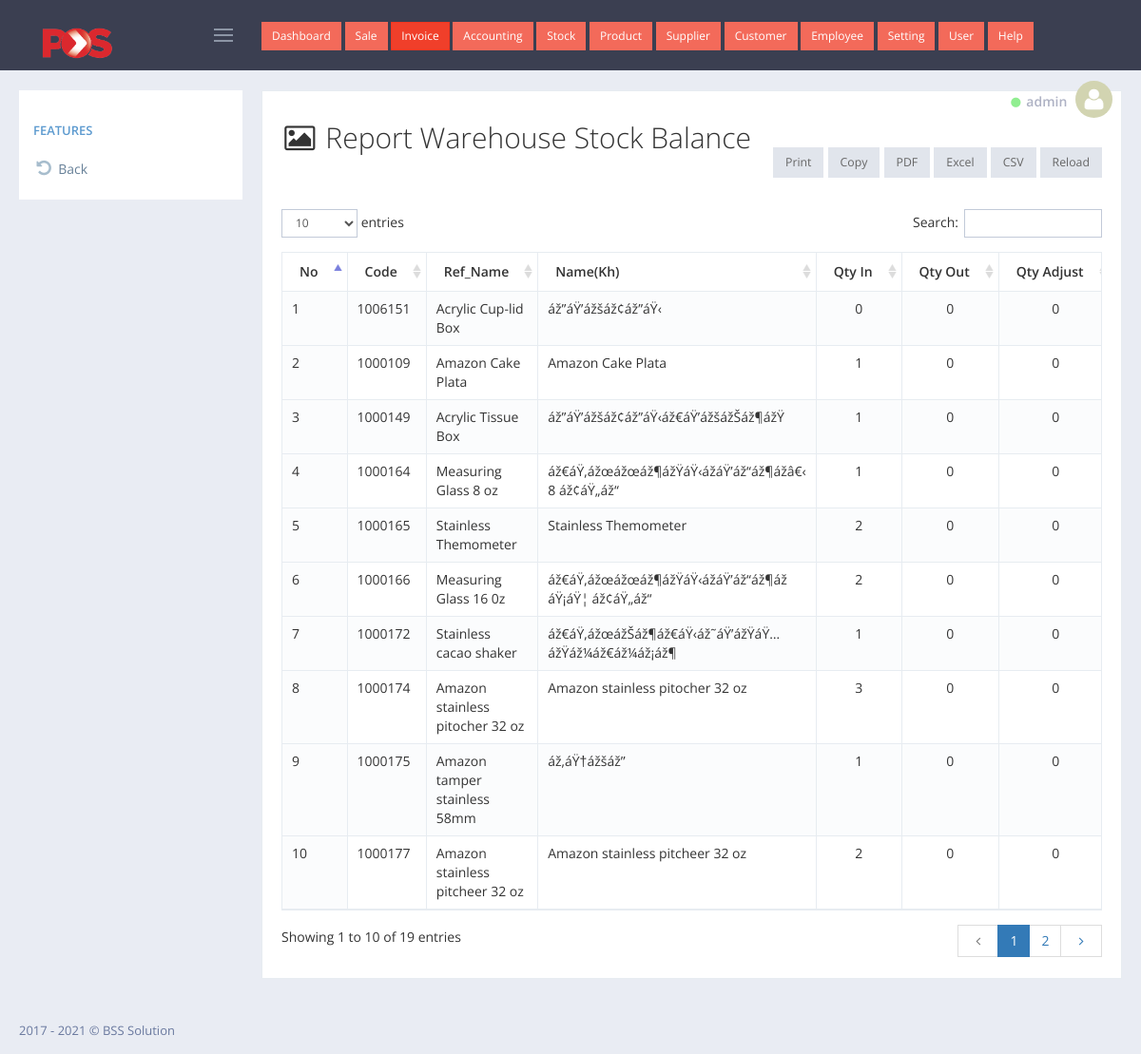
Screenshot of /admin/report_stock_warehouse_list/stock_balance.php (signed in) with the database file from the repository.
### tables this page shows
CREATE TABLE `tbl_pos_invoice` (
  `transaction_id` int(6) UNSIGNED ZEROFILL NOT NULL,
  `inv_no` int(200) NOT NULL,
  `cashier_name` varchar(100) NOT NULL,
  `user_id` int(11) NOT NULL,
  `cus` int(11) NOT NULL,
  `date_sell` date NOT NULL,
  `amount` decimal(10,2) NOT NULL,
  `vat` decimal(10,2) NOT NULL,
  `pay_dollar` decimal(10,2) NOT NULL,
  `pay_riel` varchar(111) NOT NULL
);

CREATE TABLE `tbl_pos_product` (
  `pro_id` int(200) NOT NULL,
  `code` varchar(200) NOT NULL,
  `ref` varchar(200) NOT NULL,
  `paket` varchar(100) NOT NULL,
  `name_en` varchar(200) NOT NULL,
  `name_kh` varchar(200) NOT NULL,
  `price_dolla` decimal(10,2) NOT NULL,
  `price_riel` decimal(10,2) NOT NULL,
  `photo` varchar(200) NOT NULL,
  `note_pro` varchar(200) NOT NULL,
  `cate_id` int(100) NOT NULL
);

### admin/report_stock_warehouse_list/stock_balance.php (the view, shortened to what this page needs)
<?php
    include_once '../../config/database.php';
    include_once '../layout/header.php';
?>
<?php
  $sql = "SELECT *,SUM(whsi_qty_in) AS total_qty_in FROM tbl_pos_product AS A
                          LEFT JOIN tbl_pos_wh_stock_in AS B ON A.pro_id=B.whsi_product_code
                          GROUP BY B.whsi_product_code
                            ";
  $result = $connect->query($sql);
?>
<div class="portlet light bordered">
    <div class="row">
        <div class="col-xs-12">
            <h2><i class="fa fa-image fa-fw"></i> Report Warehouse Stock Balance</h2>
        </div>
    </div>
    <br>
    <br>
    <div class="portlet-body">
        <div id="sample_1_wrapper" class="dataTables_wrapper">
            <table class="table table-striped table-bordered table-hover dataTable dtr-inline " id="sample_2" role="grid" aria-describedby="sample_1_info">
              <thead>
                  <tr>
                      <th>No</th>
                      <th>Code</th>
                      <th>Ref_Name</th>
                      <th>Name(Kh)</th>
                      <th class="text-center">Qty In</th>
                      <th class="text-center">Qty Out</th>
                      <th class="text-center">Qty Adjust</th>
                  </tr>
              </thead>
              <tbody>
                  <?php
                  $i=1;
                      while($row = $result->fetch_assoc())
                      {
                        $v1=$i;
                        $v2=$row["code"];
                        $v3=$row["ref"];
                        $v4=$row["name_kh"];
                    ?>
                    <tr>
                      <td><?php echo $v1;?></td>
                      <td><?php echo $v2;?></td>
                      <td><?php echo $v3;?></td>
                      <td><?php echo $v4;?></td>
                      <td class="text-center">
                        <?php $v_total_sum_qty_stockin =($row['total_qty_in'])?($row['total_qty_in']):("0")  ?>
                        <?php echo number_format($v_total_sum_qty_stockin,0); ?>
                      </td>
                      <td class="text-center">
                        <?php
                          $v_out_id = $row['pro_id']; ;
                          $get_qty_out = $connect->query("SELECT SUM(whso_qty_out) AS total_qty_out FROM  tbl_pos_wh_stock_out WHERE whso_product_code='$v_out_id'");
                          $row_out = mysqli_fetch_assoc($get_qty_out);
                          $v_total_sum_qty_stockout =($row_out['total_qty_out'])?($row_out['total_qty_out']):("0") ;
                          echo number_format($v_total_sum_qty_stockout,0);
                        ?>
                      </td>
                      <td class="text-center">
                        <?php
                          $v_add_id = $row['pro_id'];
                          $get_qty_add = $connect->query("SELECT SUM(whsa_qty_add) AS total_qty_add FROM  tbl_pos_wh_stock_adjust WHERE whsa_product_code='$v_add_id'");
                          $row_add = mysqli_fetch_assoc($get_qty_add);
                          $v_total_sum_qty_add =($row_add['total_qty_add'])?($row_add['total_qty_add']):("0") ;
                          $v_minus_id = $row['pro_id'];
                          $get_qty_minus = $connect->query("SELECT SUM(whsa_qty_minus) AS total_qty_minus FROM  tbl_pos_wh_stock_adjust WHERE whsa_product_code='$v_minus_id'");
                          $row_minus = mysqli_fetch_assoc($get_qty_minus);
                          $v_total_sum_qty_minus =($row_minus['total_qty_minus'])?($row_minus['total_qty_minus']):("0") ;
                          $v_qty_adjust=$v_total_sum_qty_add-$v_total_sum_qty_minus;
                          echo number_format($v_qty_adjust,0);
                        ?>
                      </td>
                    </tr>
                    <?php
                          $i++;
                      }
                    ?>
              </tbody>
            </table>
        </div>
    </div>
</div>
<?php include_once '../layout/footer.php' ?>

### admin/layout/header.php (shortened to what this page needs)
<!DOCTYPE html>
<html lang="en">
    <head>
        <link href="../../assets/global/plugins/font-awesome/css/font-awesome.min.css" rel="stylesheet" type="text/css" />
        <link href="../../assets/global/plugins/simple-line-icons/simple-line-icons.min.css" rel="stylesheet" type="text/css" />
        <link href="../../assets/global/plugins/bootstrap/css/bootstrap.min.css" rel="stylesheet" type="text/css" />
        <link href="../../assets/global/plugins/bootstrap-switch/css/bootstrap-switch.min.css" rel="stylesheet" type="text/css" />
        <link href="../../assets/global/plugins/datatables/datatables.min.css" rel="stylesheet" type="text/css" />
        <link href="../../assets/global/plugins/datatables/plugins/bootstrap/datatables.bootstrap.css" rel="stylesheet" type="text/css" />
        <link href="../../assets/global/plugins/bootstrap-datepicker/css/bootstrap-datepicker3.min.css" rel="stylesheet" type="text/css" />
        <link href="../../assets/global/css/components.min.css" rel="stylesheet" id="style_components" type="text/css" />
        <link href="../../assets/global/css/plugins.min.css" rel="stylesheet" type="text/css" />
        <link href="../../assets/layouts/layout4/css/layout.min.css" rel="stylesheet" type="text/css" />
        <link href="../../assets/layouts/layout4/css/themes/default.min.css" rel="stylesheet" type="text/css" id="style_color" />
        <link href="../../assets/layouts/layout4/css/custom.min.css" rel="stylesheet" type="text/css" />
    </head>
    <body class="page-container-bg-solid page-header-fixed page-sidebar-closed-hide-logo">
        <div class="page-header navbar navbar-fixed-top">
            <div class="page-header-inner ">
                <div class="page-logo">
                    <a href="../../index.php">
                        <img src="../../img/img_logo/Pos_Malaysia_Logo.png" width="100px" alt="logo" class="logo-default" />
                    </a>
                    <div class="menu-toggler sidebar-toggler">
                    </div>
                </div>
                <?php include_once('top_navigation.php') ?>
                <div class="page-top">
                    <div class="top-menu">
                        <ul class="nav navbar-nav pull-right">
                            <li class="dropdown dropdown-user dropdown-dark">
                                <a href="javascript:;" class="dropdown-toggle" data-toggle="dropdown" data-hover="dropdown" data-close-others="true">
                                    <small><i class="fa fa-circle" style="color: lightgreen;"></i></small>
                                    <span class="username username-hide-on-mobile"> <?= @$_SESSION['user']->username ?> </span>
                                    <img alt="" class="img-circle" src="../../img/img_user/blank.png" /> </a>
                            </li>
                        </ul>
                    </div>
                </div>
            </div>
        </div>
        <div class="page-container">
            <div class="page-content-wrapper">
                <div class="page-content" style="transform: translate(0px,-10px);">

### rows the page displays
tbl_pos_invoice: cashier_name "admin"
tbl_pos_product: v1 "1", code "1006151", ref "Acrylic Cup-lid Box", name_kh "áž”áŸ’ážšáž¢áž”áŸ‹", v_total_sum_qty_stockin "0", v_total_sum_qty_stockout "0", v_qty_adjust "0"
tbl_pos_product: v1 "2", code "1000109", ref "Amazon Cake Plata", name_kh "Amazon Cake Plata", v_total_sum_qty_stockin "1", v_total_sum_qty_stockout "0", v_qty_adjust "0"
tbl_pos_product: v1 "3", code "1000149", ref "Acrylic Tissue Box", name_kh "áž”áŸ’ážšáž¢áž”áŸ‹áž€áŸ’ážšážŠáž¶ážŸ", v_total_sum_qty_stockin "1", v_total_sum_qty_stockout "0", v_qty_adjust "0"
tbl_pos_product: v1 "4", code "1000164", ref "Measuring Glass 8 oz", name_kh "áž€áŸ‚ážœážœáž¶ážŸáŸ‹ážáŸ’áž“áž¶ážâ€‹ 8 áž¢áŸ„áž“", v_total_sum_qty_stockin "1", v_total_sum_qty_stockout "0", v_qty_adjust "0"
tbl_pos_product: v1 "5", code "1000165", ref "Stainless Themometer", name_kh "Stainless Themometer", v_total_sum_qty_stockin "2", v_total_sum_qty_stockout "0", v_qty_adjust "0"
tbl_pos_product: v1 "6", code "1000166", ref "Measuring Glass 16 0z", name_kh "áž€áŸ‚ážœážœáž¶ážŸáŸ‹ážáŸ’áž“áž¶áž áŸ¡áŸ¦ áž¢áŸ„áž“", v_total_sum_qty_stockin "2", v_total_sum_qty_stockout "0", v_qty_adjust "0"
tbl_pos_product: v1 "7", code "1000172", ref "Stainless cacao shaker", name_kh "áž€áŸ‚ážœážŠáž¶áž€áŸ‹áž˜áŸ’ážŸáŸ…ážŸáž¼áž€áž¼áž¡áž¶", v_total_sum_qty_stockin "1", v_total_sum_qty_stockout "0", v_qty_adjust "0"
tbl_pos_product: v1 "8", code "1000174", ref "Amazon stainless pitocher 32 oz", name_kh "Amazon stainless pitocher 32 oz", v_total_sum_qty_stockin "3", v_total_sum_qty_stockout "0", v_qty_adjust "0"
tbl_pos_product: v1 "9", code "1000175", ref "Amazon tamper stainless 58mm", name_kh "áž‚áŸ†ážšáž”", v_total_sum_qty_stockin "1", v_total_sum_qty_stockout "0", v_qty_adjust "0"
tbl_pos_product: v1 "10", code "1000177", ref "Amazon stainless pitcheer 32 oz", name_kh "Amazon stainless pitcheer 32 oz", v_total_sum_qty_stockin "2", v_total_sum_qty_stockout "0", v_qty_adjust "0"
